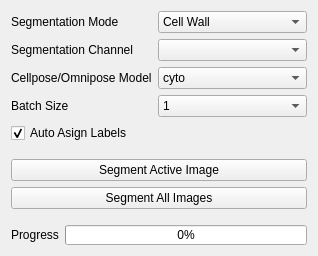
      <widget class="QWidget" name="tab_6">
       <attribute name="title">
        <string>Segment</string>
       </attribute>
       <layout class="QVBoxLayout" name="verticalLayout_10">
        <item>
         <layout class="QFormLayout" name="formLayout_12">
          <item row="0" column="0">
           <widget class="QLabel" name="label_97">
            <property name="text">
             <string>Segmentation Mode</string>
            </property>
           </widget>
          </item>
          <item row="0" column="1">
           <widget class="QComboBox" name="cellpose_seg_mode">
            <item>
             <property name="text">
              <string>Cell Wall</string>
             </property>
            </item>
            <item>
             <property name="text">
              <string>Nucleiod</string>
             </property>
            </item>
           </widget>
          </item>
          <item row="1" column="0">
           <widget class="QLabel" name="label_2">
            <property name="text">
             <string>Segmentation Channel</string>
            </property>
           </widget>
          </item>
          <item row="1" column="1">
           <widget class="QComboBox" name="cellpose_segchannel"/>
          </item>
          <item row="2" column="0">
           <widget class="QLabel" name="label">
            <property name="text">
             <string>Cellpose/Omnipose Model</string>
            </property>
           </widget>
          </item>
          <item row="2" column="1">
           <widget class="QComboBox" name="cellpose_segmodel">
            <item>
             <property name="text">
              <string>cyto</string>
             </property>
            </item>
            <item>
             <property name="text">
              <string>nuclei</string>
             </property>
            </item>
            <item>
             <property name="text">
              <string>tissuenet</string>
             </property>
            </item>
            <item>
             <property name="text">
              <string>livecell</string>
             </property>
            </item>
            <item>
             <property name="text">
              <string>cyto2</string>
             </property>
            </item>
            <item>
             <property name="text">
              <string>general</string>
             </property>
            </item>
            <item>
             <property name="text">
              <string>bact_phase_omni</string>
             </property>
            </item>
            <item>
             <property name="text">
              <string>bact_fluor_omni</string>
             </property>
            </item>
            <item>
             <property name="text">
              <string>worm_omni</string>
             </property>
            </item>
            <item>
             <property name="text">
              <string>worm_bact_omni</string>
             </property>
            </item>
            <item>
             <property name="text">
              <string>worm_high_res_omni</string>
             </property>
            </item>
            <item>
             <property name="text">
              <string>cyto2_omni</string>
             </property>
            </item>
            <item>
             <property name="text">
              <string>plant_omni</string>
             </property>
            </item>
            <item>
             <property name="text">
              <string>custom</string>
             </property>
            </item>
           </widget>
          </item>
          <item row="3" column="0">
           <widget class="QLabel" name="label_122">
            <property name="text">
             <string>Batch Size</string>
            </property>
           </widget>
          </item>
          <item row="3" column="1">
           <widget class="QComboBox" name="cellpose_seg_batchsize">
            <item>
             <property name="text">
              <string>1</string>
             </property>
            </item>
            <item>
             <property name="text">
              <string>5</string>
             </property>
            </item>
            <item>
             <property name="text">
              <string>10</string>
             </property>
            </item>
            <item>
             <property name="text">
              <string>20</string>
             </property>
            </item>
            <item>
             <property name="text">
              <string>30</string>
             </property>
            </item>
            <item>
             <property name="text">
              <string>40</string>
             </property>
            </item>
            <item>
             <property name="text">
              <string>50</string>
             </property>
            </item>
            <item>
             <property name="text">
              <string>60</string>
             </property>
            </item>
            <item>
             <property name="text">
              <string>70</string>
             </property>
            </item>
            <item>
             <property name="text">
              <string>80</string>
             </property>
            </item>
            <item>
             <property name="text">
              <string>90</string>
             </property>
            </item>
            <item>
             <property name="text">
              <string>100</string>
             </property>
            </item>
            <item>
             <property name="text">
              <string>200</string>
             </property>
            </item>
            <item>
             <property name="text">
              <string>500</string>
             </property>
            </item>
            <item>
             <property name="text">
              <string>auto</string>
             </property>
            </item>
           </widget>
          </item>
         </layout>
        </item>
        <item>
         <widget class="QCheckBox" name="cellpose_auto_classify">
          <property name="text">
           <string>Auto Asign Labels</string>
          </property>
          <property name="checked">
           <bool>true</bool>
          </property>
         </widget>
        </item>
        <item>
         <spacer name="verticalSpacer_9">
          <property name="orientation">
           <enum>Qt::Vertical</enum>
          </property>
          <property name="sizeType">
           <enum>QSizePolicy::Minimum</enum>
          </property>
          <property name="sizeHint" stdset="0">
           <size>
            <width>20</width>
            <height>10</height>
           </size>
          </property>
         </spacer>
        </item>
        <item>
         <widget class="QPushButton" name="cellpose_segment_active">
          <property name="text">
           <string>Segment Active Image</string>
          </property>
         </widget>
        </item>
        <item>
         <widget class="QPushButton" name="cellpose_segment_all">
          <property name="text">
           <string>Segment All Images</string>
          </property>
         </widget>
        </item>
        <item>
         <spacer name="verticalSpacer_28">
          <property name="orientation">
           <enum>Qt::Vertical</enum>
          </property>
          <property name="sizeType">
           <enum>QSizePolicy::Minimum</enum>
          </property>
          <property name="sizeHint" stdset="0">
           <size>
            <width>20</width>
            <height>10</height>
           </size>
          </property>
         </spacer>
        </item>
        <item>
         <layout class="QFormLayout" name="formLayout_13">
          <item row="0" column="1">
           <widget class="QProgressBar" name="cellpose_progressbar">
            <property name="maximumSize">
             <size>
              <width>16777215</width>
              <height>20</height>
             </size>
            </property>
            <property name="value">
             <number>0</number>
            </property>
           </widget>
          </item>
          <item row="0" column="0">
           <widget class="QLabel" name="label_35">
            <property name="text">
             <string>Progress</string>
            </property>
           </widget>
          </item>
         </layout>
        </item>
       </layout>
      </widget>
